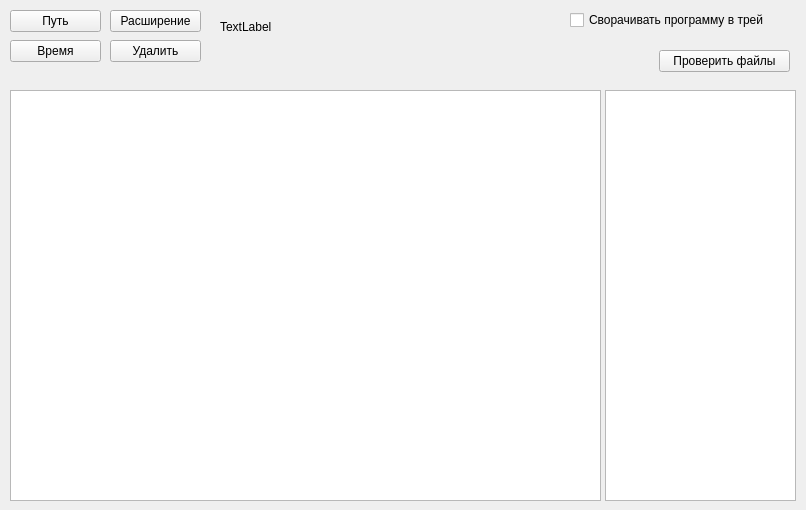
<?xml version="1.0" encoding="UTF-8"?>
<ui version="4.0">
 <class>MainWindow</class>
 <widget class="QMainWindow" name="MainWindow">
  <property name="geometry">
   <rect>
    <x>0</x>
    <y>0</y>
    <width>806</width>
    <height>510</height>
   </rect>
  </property>
  <property name="windowTitle">
   <string>MainWindow</string>
  </property>
  <widget class="QWidget" name="centralWidget">
   <widget class="QCheckBox" name="trayCheckBox">
    <property name="geometry">
     <rect>
      <x>570</x>
      <y>10</y>
      <width>231</width>
      <height>20</height>
     </rect>
    </property>
    <property name="text">
     <string>Сворачивать программу в трей</string>
    </property>
   </widget>
   <widget class="QPushButton" name="addPathBtn">
    <property name="geometry">
     <rect>
      <x>10</x>
      <y>10</y>
      <width>91</width>
      <height>22</height>
     </rect>
    </property>
    <property name="text">
     <string>Путь</string>
    </property>
   </widget>
   <widget class="QPushButton" name="pushButton_2">
    <property name="geometry">
     <rect>
      <x>110</x>
      <y>10</y>
      <width>91</width>
      <height>22</height>
     </rect>
    </property>
    <property name="text">
     <string>Расширение</string>
    </property>
   </widget>
   <widget class="QPushButton" name="pushButton_3">
    <property name="geometry">
     <rect>
      <x>10</x>
      <y>40</y>
      <width>91</width>
      <height>22</height>
     </rect>
    </property>
    <property name="text">
     <string>Время</string>
    </property>
   </widget>
   <widget class="QPushButton" name="pushButton_4">
    <property name="geometry">
     <rect>
      <x>110</x>
      <y>40</y>
      <width>91</width>
      <height>22</height>
     </rect>
    </property>
    <property name="text">
     <string>Удалить</string>
    </property>
   </widget>
   <widget class="QLabel" name="deadlineLabel">
    <property name="geometry">
     <rect>
      <x>220</x>
      <y>20</y>
      <width>341</width>
      <height>61</height>
     </rect>
    </property>
    <property name="text">
     <string>TextLabel</string>
    </property>
    <property name="alignment">
     <set>Qt::AlignLeading|Qt::AlignLeft|Qt::AlignTop</set>
    </property>
   </widget>
   <widget class="QPushButton" name="pushButton_5">
    <property name="geometry">
     <rect>
      <x>659</x>
      <y>50</y>
      <width>131</width>
      <height>22</height>
     </rect>
    </property>
    <property name="text">
     <string>Проверить файлы</string>
    </property>
   </widget>
   <widget class="QListWidget" name="pathList">
    <property name="geometry">
     <rect>
      <x>10</x>
      <y>90</y>
      <width>591</width>
      <height>411</height>
     </rect>
    </property>
   </widget>
   <widget class="QListWidget" name="extList">
    <property name="geometry">
     <rect>
      <x>605</x>
      <y>90</y>
      <width>191</width>
      <height>411</height>
     </rect>
    </property>
   </widget>
  </widget>
 </widget>
 <layoutdefault spacing="6" margin="11"/>
 <resources/>
 <connections/>
</ui>
